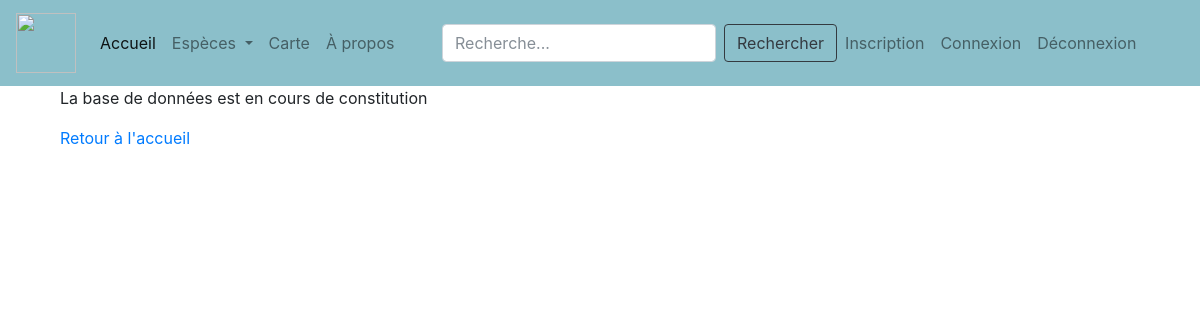
/image/88, run on an earlier commit of the app's database.
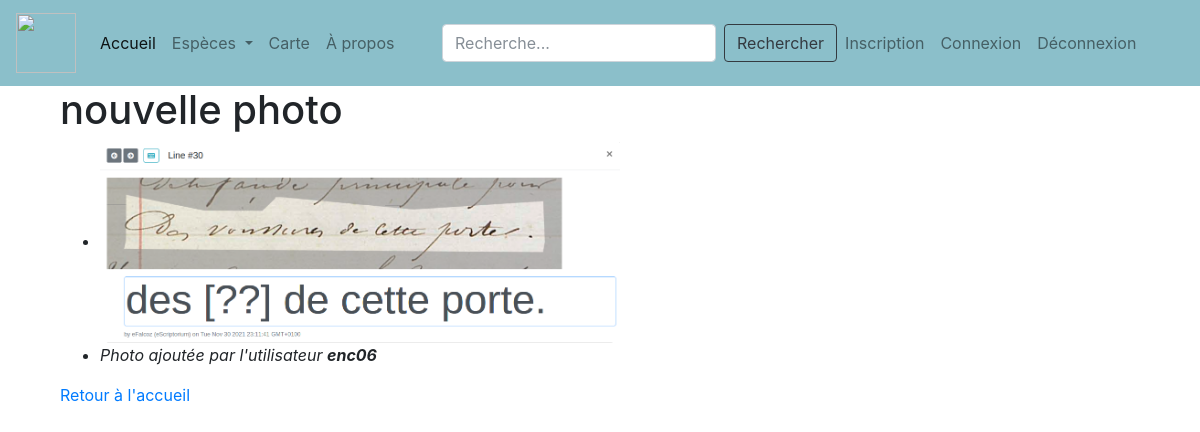
And on a later commit of the database.
### app5OK.py (models this page shows)
class Photo(db.Model):
    id = db.Column(db.Integer, unique=True, nullable=False, primary_key=True, autoincrement=True)
    titre = db.Column(db.Text)
    datePrise = db.Column(db.Text)
    compte_id = db.Column(db.Integer, db.ForeignKey('compte.id'))
    compte = db.relationship("Compte", back_populates="photos")
    lien_interne = db.Column(db.Text, unique=True, nullable=False)
    lien_externe = db.Column(db.Text)

class Compte(db.Model):
    id = db.Column(db.Integer, unique=True, nullable=False, primary_key=True, autoincrement=True)
    mail = db.Column(db.Text, unique=True, nullable=False)
    pseudo = db.Column(db.Text, unique=True, nullable=False)
    mdp = db.Column(db.Text, nullable=False)
    photos = db.relationship("Photo", back_populates="compte")

### app5OK.py (the view)
@app.route("/image/<int:id>")
def image(id):
    unique_image = Photo.query.get(id)
    return render_template("photo2.html", photo=unique_image)

### templates/photo2.html (shortened to what this page needs)
{% extends "conteneur2.html" %}
{% block corps %}
    {% if photo %}
        <h1>{{photo.titre}}</h1>
            <ul>
                <li><img src=/display/{{photo.lien_interne}} width="50%"></l></li>
                <li><p><i>Photo ajoutée par l'utilisateur <strong>{{photo.compte.pseudo}}</strong></i></p></li>
            </ul>
    {% else %}
        <p>La base de données est en cours de constitution</p>
    {% endif %}
    <p><a href="{{url_for('accueil2')}}">Retour à l'accueil</a></p>
{% endblock %}

What changed in the data, as far as the page shows it:
added Photo: titre "nouvelle photo", lien_interne (picture)
now on this page (row unchanged): Compte: compte.pseudo "enc06"
Also different on the page:
text no longer shown: "La base de données est en cours de constitution"
text now shown: "Photo ajoutée par l'utilisateur"
